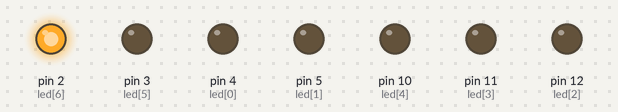
Simulated run of this sketch. Board: Arduino Uno, built with avr-gcc and run on an emulated ATmega328P. Shown: output pins drawn as LEDs (lit = HIGH).

Above: at 0.2 s.
At 1.2 s:
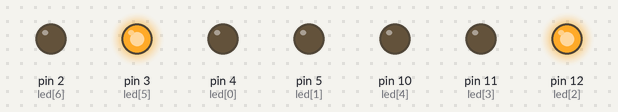
At 2.2 s:
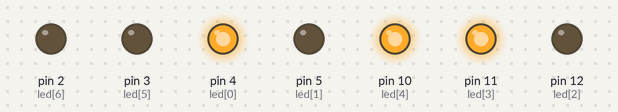
At 4.7 s:
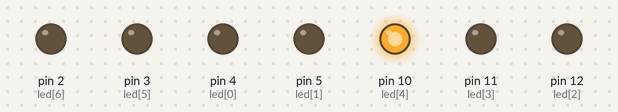
At 7.2 s:
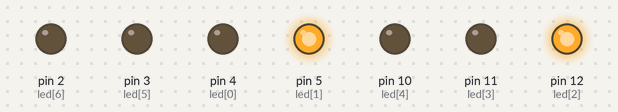
At 9.7 s:
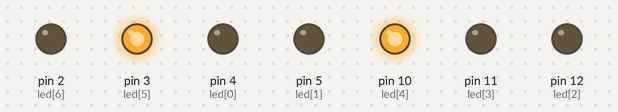
Timing chart, 0 to 10.4 s (numbered marks = the images above):
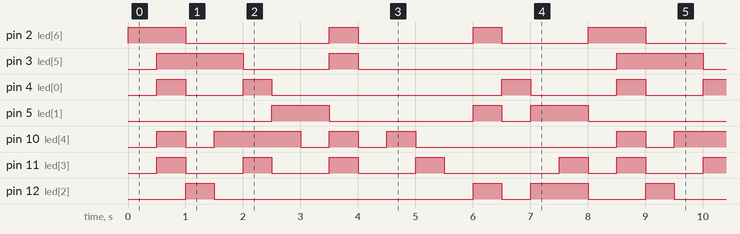

The sketch:

LED_Test9.ino
```cpp
// 16진수 출력
int led[7] = {4, 5, 12, 11, 10, 3, 2};

int output[16][7] = {
  {0, 0, 0, 0, 0, 0, 1}, // 0
  {1, 0, 0, 1, 1, 1, 1}, // 1
  {0, 0, 1, 0, 0, 1, 0}, // 2
  {0, 0, 0, 0, 1, 1, 0}, // 3
  {1, 0, 0, 1, 1, 0, 0}, // 4
  {0, 1, 0, 0, 1, 0, 0}, // 5
  {0, 1, 0, 0, 0, 0, 0}, // 6
  {0, 0, 0, 1, 1, 1, 1}, // 7
  {0, 0, 0, 0, 0, 0, 0}, // 8
  {0, 0, 0, 0, 1, 0, 0}, // 9
  {0, 0, 0, 1, 0, 0, 0}, // A
  {0, 0, 0, 0, 0, 0, 0}, // B
  {0, 1, 1, 0, 0, 0, 1}, // C
  {1, 0, 0, 0, 0, 0, 0}, // D
  {0, 1, 1, 0, 0, 0, 0}, // E
  {0, 1, 1, 1, 0, 0, 0}, // F
};

void setup()
{
  for(int i=0; i<7; i++){
    pinMode(led[i], OUTPUT);
  }
}
void loop()
{
  for(int i=0; i<16; i++)
  {
    for(int j=0; j<7; j++)
    {
      digitalWrite(led[j], output[i][j]);
    }
    delay(500);
  }

}
```

Measured:
- by itself, pin 2 (led[6]): repeats every 8.0 s: LOW 2.5 s, HIGH 0.50 s, LOW 2.0 s, HIGH 0.50 s, LOW 1.5 s, HIGH 1.0 s
- by itself, pin 3 (led[5]): repeats every 8.0 s: LOW 1.5 s, HIGH 0.50 s, LOW 4.5 s, HIGH 1.5 s
- by itself, pin 4 (led[0]): repeats every 8.0 s: LOW 1.0 s, HIGH 0.50 s, LOW 4.0 s, HIGH 0.50 s, LOW 1.5 s, HIGH 0.50 s
- by itself, pin 5 (led[1]): repeats every 8.0 s: LOW 2.5 s, HIGH 0.50 s, LOW 0.50 s, HIGH 1.0 s, LOW 2.5 s, HIGH 1.0 s
- by itself, pin 10 (led[4]): repeats every 8.0 s: LOW 0.50 s, HIGH 1.5 s, 2 × (LOW 0.50 s, HIGH 0.50 s), LOW 3.5 s, HIGH 0.50 s
- by itself, pin 11 (led[3]): repeats every 8.0 s: 3 × (LOW 1.0 s, HIGH 0.50 s), LOW 2.0 s, HIGH 0.50 s, LOW 0.50 s, HIGH 0.50 s
- by itself, pin 12 (led[2]): repeats every 8.0 s: LOW 4.5 s, HIGH 0.50 s, LOW 0.50 s, HIGH 1.0 s, LOW 1.0 s, HIGH 0.50 s
